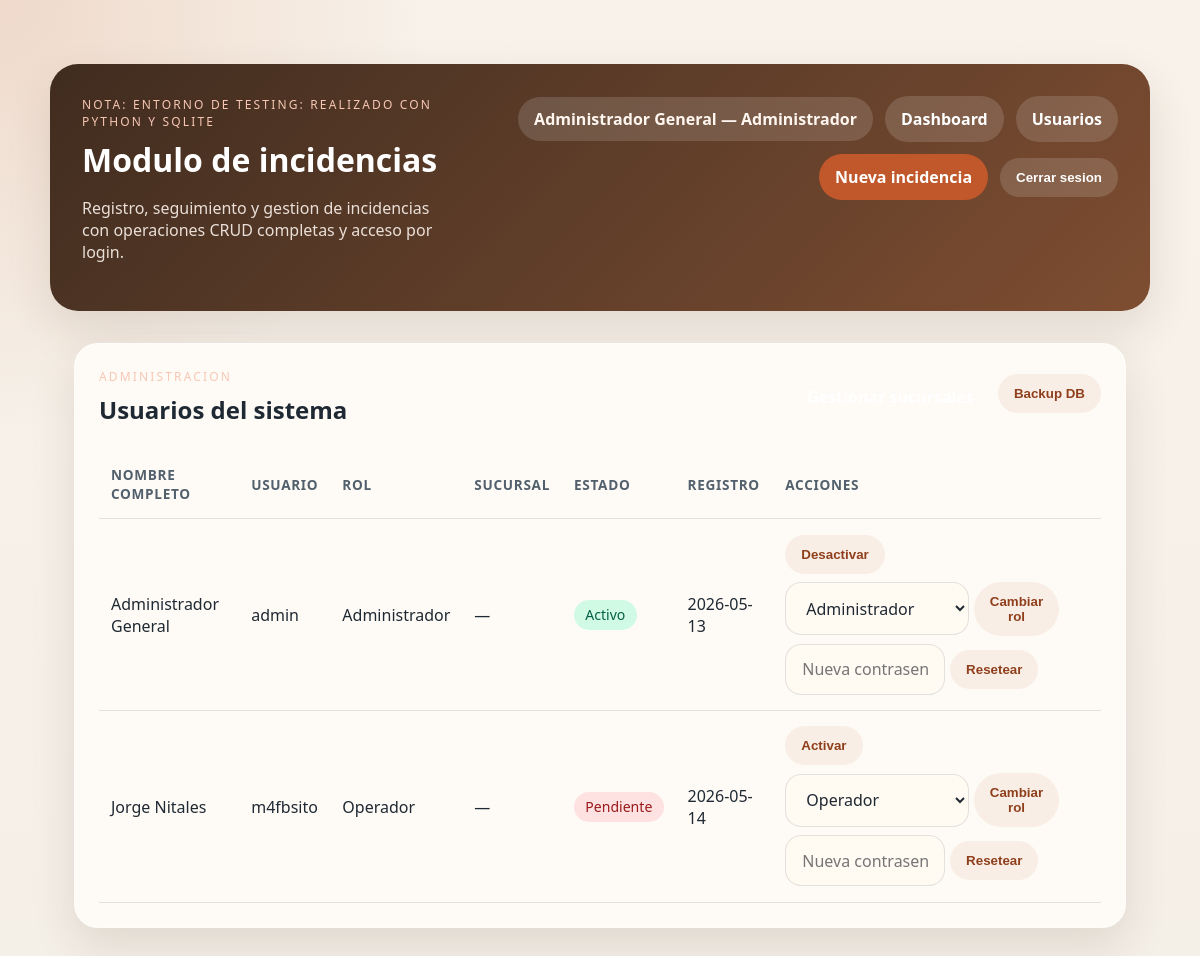
/usuarios (signed in), run on the app's committed database.
### app.py (models this page shows)
class Usuario(db.Model):
    __tablename__ = "usuarios"
    id: Mapped[int] = mapped_column(primary_key=True)
    username: Mapped[str] = mapped_column(String(50), unique=True, nullable=False)
    password_hash: Mapped[str] = mapped_column(String(255), nullable=False)
    nombre_completo: Mapped[str] = mapped_column(String(200), nullable=False)
    rol_id: Mapped[int] = mapped_column(ForeignKey("roles.id"), nullable=False)
    activo: Mapped[bool] = mapped_column(Boolean, default=True, nullable=False)
    sucursal_id: Mapped[int | None] = mapped_column(ForeignKey("sucursales.id"), nullable=True)
    fecha_creacion: Mapped[datetime] = mapped_column(
        DateTime(timezone=True), default=lambda: datetime.now(timezone.utc), nullable=False
    )
    rol_obj: Mapped["Rol"] = relationship("Rol", back_populates="usuarios", lazy="select")
    sucursal: Mapped["Sucursal | None"] = relationship("Sucursal", foreign_keys=[sucursal_id], lazy="select")
    @property
    def rol(self) -> str:
        return self.rol_obj.nombre if self.rol_obj else ""

class Rol(db.Model):
    __tablename__ = "roles"
    id: Mapped[int] = mapped_column(primary_key=True)
    nombre: Mapped[str] = mapped_column(String(30), unique=True, nullable=False)
    descripcion: Mapped[str | None] = mapped_column(String(200), nullable=True)
    usuarios: Mapped[list["Usuario"]] = relationship("Usuario", back_populates="rol_obj", lazy="select")

### app.py (the view)
    @app.route("/usuarios")
    @admin_required
    def listar_usuarios() -> str:
        usuarios = Usuario.query.order_by(Usuario.nombre_completo).all()
        sucursales = get_sucursales()
        return render_template("usuarios.html", usuarios=usuarios, roles=ROLES, sucursales=sucursales)

### app.py (called while the page is built)
def register_template_context(app: Flask) -> None:
    @app.context_processor
    def inject_template_context() -> dict[str, Any]:
        return {"current_user": get_current_user(), "csrf_token": get_csrf_token()}

def get_csrf_token() -> str:
    token = session.get("csrf_token")
    if token is None:
        token = secrets.token_urlsafe(32)
        session["csrf_token"] = token
    return token

def get_current_user() -> Usuario | None:
    if "current_user" not in g:
        user_id = session.get("user_id")
        g.current_user = db.session.get(Usuario, user_id) if user_id else None
    return g.current_user

def admin_required(view: ViewFunc) -> ViewFunc:
    @wraps(view)
    def wrapped_view(*args: Any, **kwargs: Any) -> Any:
        user = get_current_user()
        if user is None:
            flash("Inicia sesion para continuar.", "error")
            return redirect(url_for("login", next=request.path))
        if user.rol != "Administrador":
            flash("No tienes permisos para realizar esta accion.", "error")
            return redirect(url_for("listar_incidencias"))
        return view(*args, **kwargs)
    return wrapped_view

def get_sucursales() -> list[Sucursal]:
    return Sucursal.query.filter_by(activa=True).order_by(Sucursal.nombre).all()

### templates/usuarios.html (shortened to what this page needs)
{% extends 'base.html' %}
{% block content %}
<section class="panel panel--spaced">
    <div class="panel__header">
        <div>
            <p class="section-label">Administracion</p>
            <h2>Usuarios del sistema</h2>
        </div>
        <div style="display:flex;gap:.5rem;flex-wrap:wrap;">
            <a class="button button--ghost-light" href="{{ url_for('listar_sucursales') }}">Gestionar sucursales</a>
            <form method="post" action="{{ url_for('hacer_backup') }}">
                <button class="button button--ghost" type="submit">Backup DB</button>
            </form>
        </div>
    </div>
    {% if usuarios %}
        <div class="table-wrapper">
            <table>
                <thead>
                    <tr>
                        <th>Nombre completo</th>
                        <th>Usuario</th>
                        <th>Rol</th>
                        <th>Sucursal</th>
                        <th>Estado</th>
                        <th>Registro</th>
                        <th>Acciones</th>
                    </tr>
                </thead>
                <tbody>
                    {% for usuario in usuarios %}
                        <tr>
                            <td>{{ usuario.nombre_completo }}</td>
                            <td>{{ usuario.username }}</td>
                            <td>{{ usuario.rol }}</td>
                            <td>{{ usuario.sucursal.nombre if usuario.sucursal else '—' }}</td>
                            <td>
                                {% if usuario.activo %}
                                    <span class="badge" style="background:#d1fae5;color:#065f46;">Activo</span>
                                {% else %}
                                    <span class="badge" style="background:#fee2e2;color:#991b1b;">Pendiente</span>
                                {% endif %}
                            </td>
                            <td>{{ usuario.fecha_creacion.strftime('%Y-%m-%d') }}</td>
                            <td class="actions" style="display:flex;flex-wrap:wrap;gap:.5rem;">
                                <form method="post" action="{{ url_for('cambiar_activo', usuario_id=usuario.id) }}">
                                    <button class="button button--ghost" type="submit">
                                        {{ 'Desactivar' if usuario.activo else 'Activar' }}
                                    </button>
                                </form>
                                <form method="post" action="{{ url_for('cambiar_rol', usuario_id=usuario.id) }}" style="display:inline-flex;gap:.3rem;align-items:center;">
                                    <select name="rol">
                                        {% for rol in roles %}
                                            <option value="{{ rol }}" {% if usuario.rol == rol %}selected{% endif %}>{{ rol }}</option>
                                        {% endfor %}
                                    </select>
                                    <button class="button button--ghost" type="submit">Cambiar rol</button>
                                </form>
                                <form method="post" action="{{ url_for('resetear_contrasena', usuario_id=usuario.id) }}" style="display:inline-flex;gap:.3rem;align-items:center;">
                                    <input type="password" name="nueva_contrasena" placeholder="Nueva contrasena" required minlength="8" maxlength="128" style="width:160px;">
                                    <button class="button button--ghost" type="submit">Resetear</button>
                                </form>
                            </td>
                        </tr>
                    {% endfor %}
                </tbody>
            </table>
        </div>
    {% else %}
        <div class="empty-state">
            <h3>No hay usuarios registrados</h3>
        </div>
    {% endif %}
</section>
{% endblock %}

### templates/base.html (shortened to what this page needs)
<!DOCTYPE html>
<html lang="es">
<head>
    <link rel="stylesheet" href="{{ url_for('static', filename='styles.css') }}">
</head>
<body>
    <header class="hero">
        <div class="hero__content">
            <div class="hero__topbar">
                <div>
                    <p class="hero__eyebrow">Nota: Entorno de Testing: Realizado con Python y SQLite</p>
                    <h1>Modulo de incidencias</h1>
                    <p class="hero__copy">Registro, seguimiento y gestion de incidencias con operaciones CRUD completas y acceso por login.</p>
                </div>
                {% if current_user %}
                    <div class="hero__actions">
                        <span class="user-chip">{{ current_user.nombre_completo }} &mdash; {{ current_user.rol }}</span>
                        {% if current_user.rol == 'Administrador' %}
                            <a class="button button--ghost-light" href="{{ url_for('dashboard') }}">Dashboard</a>
                            <a class="button button--ghost-light" href="{{ url_for('listar_usuarios') }}">Usuarios</a>
                        {% endif %}
                        <a class="button button--primary" href="{{ url_for('crear_incidencia') }}">Nueva incidencia</a>
                        <form method="post" action="{{ url_for('logout') }}">
                            <button class="button button--ghost-light" type="submit">Cerrar sesion</button>
                        </form>
                    </div>
                {% else %}
                    <div class="hero__actions">
                        <a class="button button--primary" href="{{ url_for('login') }}">Iniciar sesion</a>
                    </div>
                {% endif %}
            </div>
        </div>
    </header>
    <main class="layout">
        {% block content %}{% endblock %}
    </main>
</body>
</html>

### static/styles.css (style rules this page uses)
:root { --bg: #f4efe7; --surface: rgba(255, 252, 248, 0.88); --surface-strong: #fffaf2; --ink: #1f2933; --muted: #52606d; --accent: #c0582b; --accent-dark: #8f3f1c; --danger: #b42318; --line: rgba(31, 41, 51, 0.12); --shadow: 0 18px 45px rgba(77, 52, 33, 0.12); }
* { box-sizing: border-box; }
body { margin: 0; font-family: "Segoe UI", Tahoma, Geneva, Verdana, sans-serif; color: var(--ink); background: radial-gradient(circle at top left, rgba(192, 88, 43, 0.16), transparent 28%), linear-gradient(180deg, #f8f2ea 0%, var(--bg) 100%); }
.hero { padding: 4rem 1.5rem 3rem; }
.hero__content { max-width: 1100px; margin: 0 auto; padding: 2rem; border-radius: 28px; background: linear-gradient(135deg, rgba(53, 33, 20, 0.94), rgba(109, 55, 24, 0.88)); color: #fff; box-shadow: var(--shadow); }
.hero__topbar { display: flex; justify-content: space-between; gap: 1.5rem; align-items: flex-start; }
.hero__actions { display: flex; gap: 0.75rem; flex-wrap: wrap; justify-content: flex-end; align-items: center; }
.user-chip { display: inline-flex; align-items: center; padding: 0.7rem 1rem; border-radius: 999px; background: rgba(255, 255, 255, 0.14); color: #fff6ef; font-weight: 600; }
.hero__eyebrow, .section-label { margin: 0 0 0.5rem; text-transform: uppercase; letter-spacing: 0.18em; font-size: 0.75rem; color: #f7c7b4; }
.hero h1, .panel h2 { margin: 0; }
.hero__copy { max-width: 54ch; color: rgba(255, 247, 241, 0.88); }
.layout { max-width: 1100px; margin: 0 auto; padding: 0 1.5rem 3rem; }
.panel { background: var(--surface); backdrop-filter: blur(12px); border: 1px solid rgba(255, 255, 255, 0.55); border-radius: 24px; box-shadow: var(--shadow); padding: 1.5rem; }
.panel--spaced { margin-top: -1rem; }
.panel__header { display: flex; justify-content: space-between; align-items: center; gap: 1rem; margin-bottom: 1.5rem; }
.table-wrapper { overflow-x: auto; }
.table-wrapper table { width: 100%; border-collapse: collapse; }
th, td { padding: 0.95rem 0.75rem; border-bottom: 1px solid var(--line); text-align: left; }
th { font-size: 0.85rem; text-transform: uppercase; letter-spacing: 0.05em; color: var(--muted); }
.actions { display: flex; flex-wrap: wrap; gap: 0.5rem; }
.button { display: inline-flex; align-items: center; justify-content: center; padding: 0.75rem 1rem; border-radius: 999px; text-decoration: none; font-weight: 600; border: none; cursor: pointer; transition: transform 0.15s ease, opacity 0.15s ease; }
.button--primary { background: var(--accent); color: #fff; }
.button--ghost { background: rgba(192, 88, 43, 0.08); color: var(--accent-dark); }
.button--ghost-light { background: rgba(255, 255, 255, 0.14); color: #fff; }
.badge { display: inline-flex; padding: 0.35rem 0.7rem; border-radius: 999px; background: rgba(192, 88, 43, 0.12); color: var(--accent-dark); font-size: 0.88rem; }
input, textarea, select { width: 100%; padding: 0.85rem 1rem; border-radius: 16px; border: 1px solid var(--line); background: var(--surface-strong); font: inherit; color: var(--ink); }

### data on the page
Usuario: nombre_completo "Administrador General", username "admin", rol "Administrador", sucursal "—", shows "Activo", fecha_creacion "2026-05-13", activo "Desactivar"
Rol: rol "Administrador"
Usuario: nombre_completo "Jorge Nitales", username "m4fbsito", rol "Operador", sucursal "—", shows "Pendiente", fecha_creacion "2026-05-14", activo "Activar"

### other printed values
form field rol "Administrador"
form field rol "Operador"
